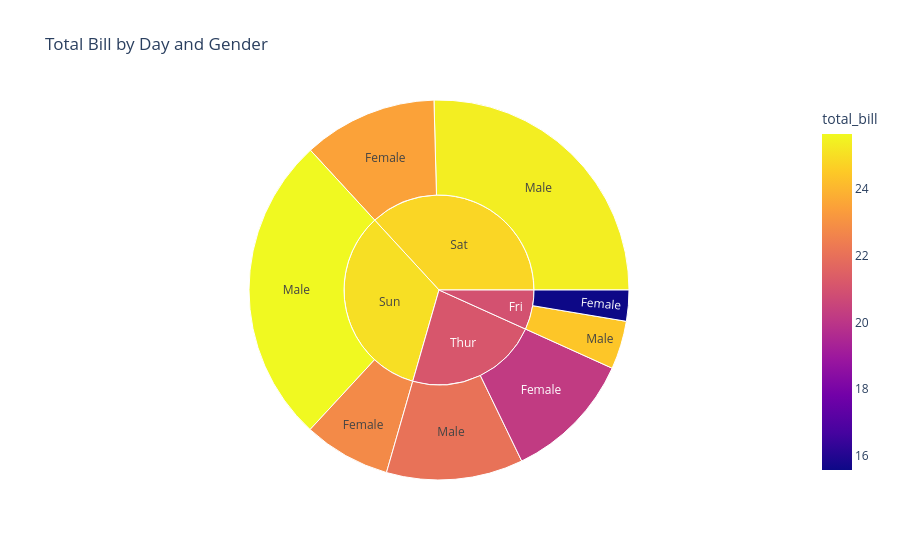

Notebook cell for this chart:
### Markdown cell above
# Sunburst Chart: Total Bill by Day and Gender

### Code cell
fig = px.sunburst(df, path=['day','sex'], values='total_bill', title='Total Bill by Day and Gender',color='total_bill')
fig.show()

### Figure 1 — Plotly figure (JSON) as saved in the notebook; plotly's stock layout.template omitted (floating-point values rounded to 4 significant figures)
{"data": [{"branchvalues": "total", "customdata": [[22.79], [25.63], [25.37], [23.48], [22.04], [20.21], [24.4], [15.59], [25.01], [24.79], [21.14], [20.96]], "domain": {"x": [0, 1], "y": [0, 1]}, "hovertemplate": "labels=%{label}<br>total_bill_sum=%{value}<br>parent=%{parent}<br>id=%{id}<br>total_bill=%{color}<extra></extra>", "ids": ["Sun/Female", "Sun/Male", "Sat/Male", "Sat/Female", "Thur/Male", "Thur/Female", "Fri/Male", "Fri/Female", "Sun", "Sat", "Thur", "Fri"], "labels": ["Female", "Male", "Male", "Female", "Male", "Female", "Male", "Female", "Sun", "Sat", "Thur", "Fri"], "marker": {"coloraxis": "coloraxis", "colors": [22.79, 25.63, 25.37, 23.48, 22.04, 20.21, 24.4, 15.59, 25.01, 24.79, 21.14, 20.96]}, "name": "", "parents": ["Sun", "Sun", "Sat", "Sat", "Thur", "Thur", "Fri", "Fri", "", "", "", ""], "type": "sunburst", "values": [357.7, 1269.0, 1227.0, 551.0, 561.4, 534.9, 198.6, 127.3, 1627.0, 1778.0, 1096.0, 325.9]}], "layout": {"coloraxis": {"colorbar": {"title": {"text": "total_bill"}}, "colorscale": [[0, "#0d0887"], [0.1111, "#46039f"], [0.2222, "#7201a8"], [0.3333, "#9c179e"], [0.4444, "#bd3786"], [0.5556, "#d8576b"], [0.6667, "#ed7953"], [0.7778, "#fb9f3a"], [0.8889, "#fdca26"], [1, "#f0f921"]]}, "legend": {"tracegroupgap": 0}, "title": {"text": "Total Bill by Day and Gender"}}}
